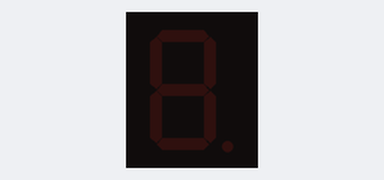
Simulated run of this sketch. Board: Arduino Uno, built with avr-gcc and run on an emulated ATmega328P. On the bench: 1-digit seven-segment display. Wiring (inferred from the names in the program): 1-digit 7-segment display, segments lit when LOW: segments pin 8, pin 9, pin 10, pin 11, pin 12, pin 6, pin 7, pin 5. The segment pins are drawn as the display they are named for.

Above: at 0.1 s.
At 2.3 s:
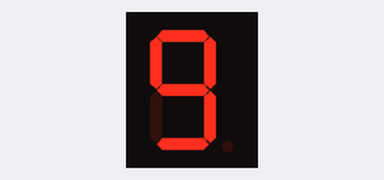
At 3.3 s:
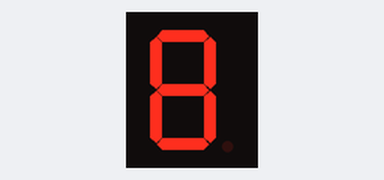
At 5.3 s:
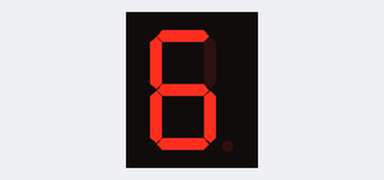
At 8.3 s:
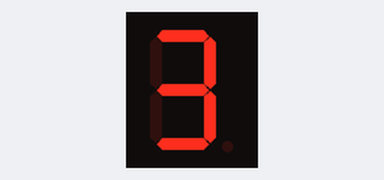
At 11.3 s:
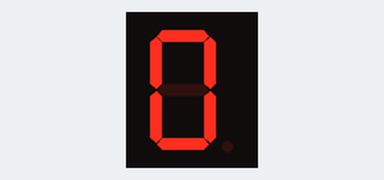

Measured:
- by itself, everything shown: repeats every 13.2 s, in 11 steps
- what the display in image 1 shows lasts 1.0 s, from 2.2 s to 3.2 s

The sketch:

lab05.ino
```cpp
// 201533631 김도균
int pinNum[] = {8, 9, 10, 11, 12, 6, 7, 5};

void write7Segment(String input) {
    int result[8] = {1, 1, 1, 1, 1, 1, 1, 1};

    for(int i = 0; i < input.length(); i++)
        result[(int)(input[i] - 'a')] = 0;

    for(int i=0; i < 8; i++)
        digitalWrite(pinNum[i], result[i]);

    return;
}


void setup() {
    Serial.begin(9600);
    for(int i = 0; i < 8; i++)
        pinMode(pinNum[i], OUTPUT);
}


void loop() {

    write7Segment("");

    for(int j=0; j<3; j++){
        for(int i=0; i<256; i++){
            analogWrite(pinNum[7], 255 - i);
            delayMicroseconds(800);
        }
        for(int i=0; i<256; i++){
            analogWrite(pinNum[7], i);
            delayMicroseconds(800);
        }

    }
    delay(1000);

    // 9
    write7Segment("abcdfg");
    delay(1000);

    // 8
    write7Segment("abcdefg");
    delay(1000);

    // 7
    write7Segment("abcf");
    delay(1000);

    // 6
    write7Segment("acdegf");
    delay(1000);

    // 5
    write7Segment("acdfg");
    delay(1000);

    // 4
    write7Segment("bcfg");
    delay(1000);

    // 3
    write7Segment("abcdg");
    delay(1000);

    // 2
    write7Segment("abdeg");
    delay(1000);

    // 1
    write7Segment("bc");
    delay(1000);

    // 0
    write7Segment("abcdef");
    delay(1000);

    // off
    write7Segment("");
    delay(1000);

}
```
